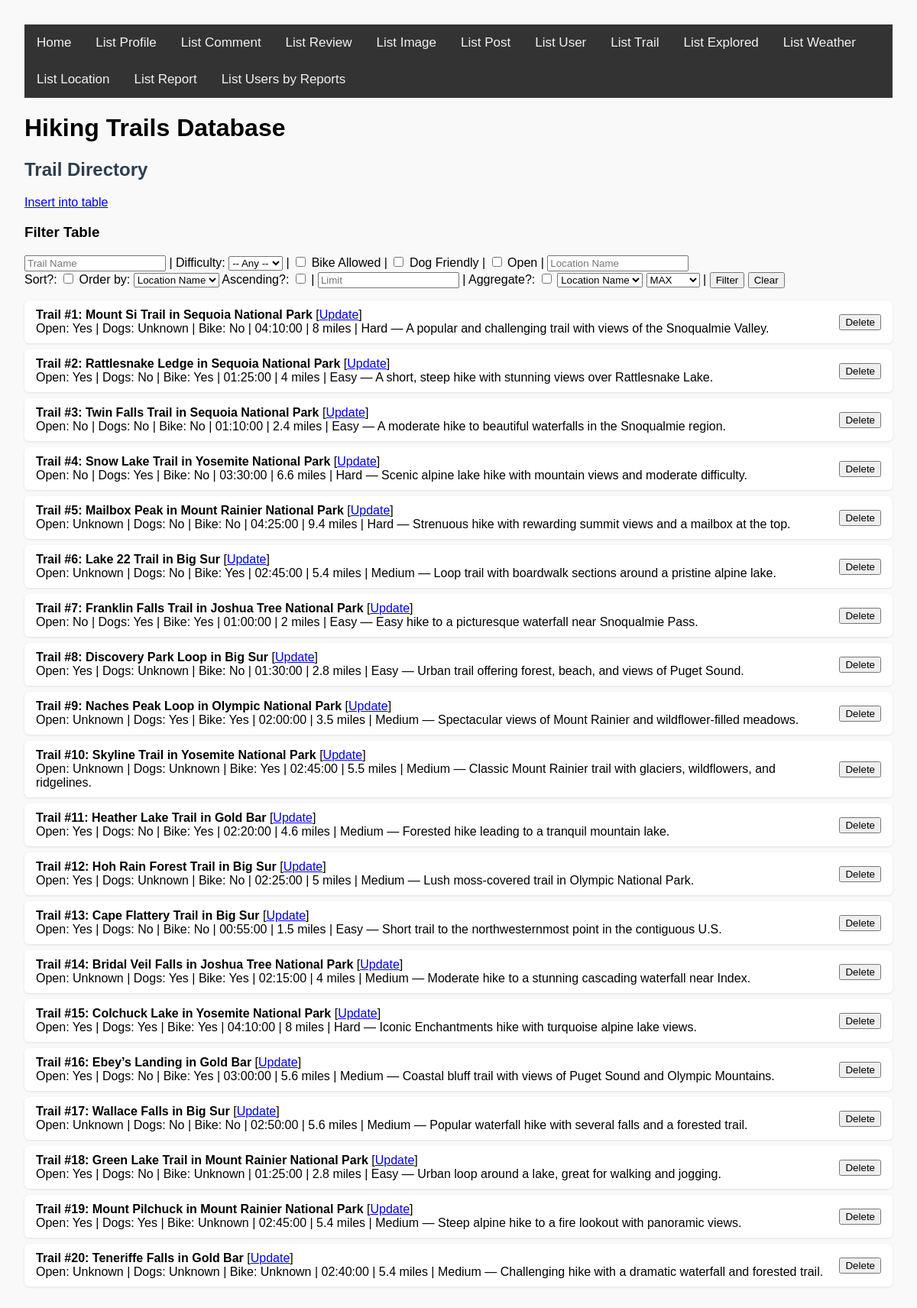
/list_trail.php, run on an earlier commit of the app's database.
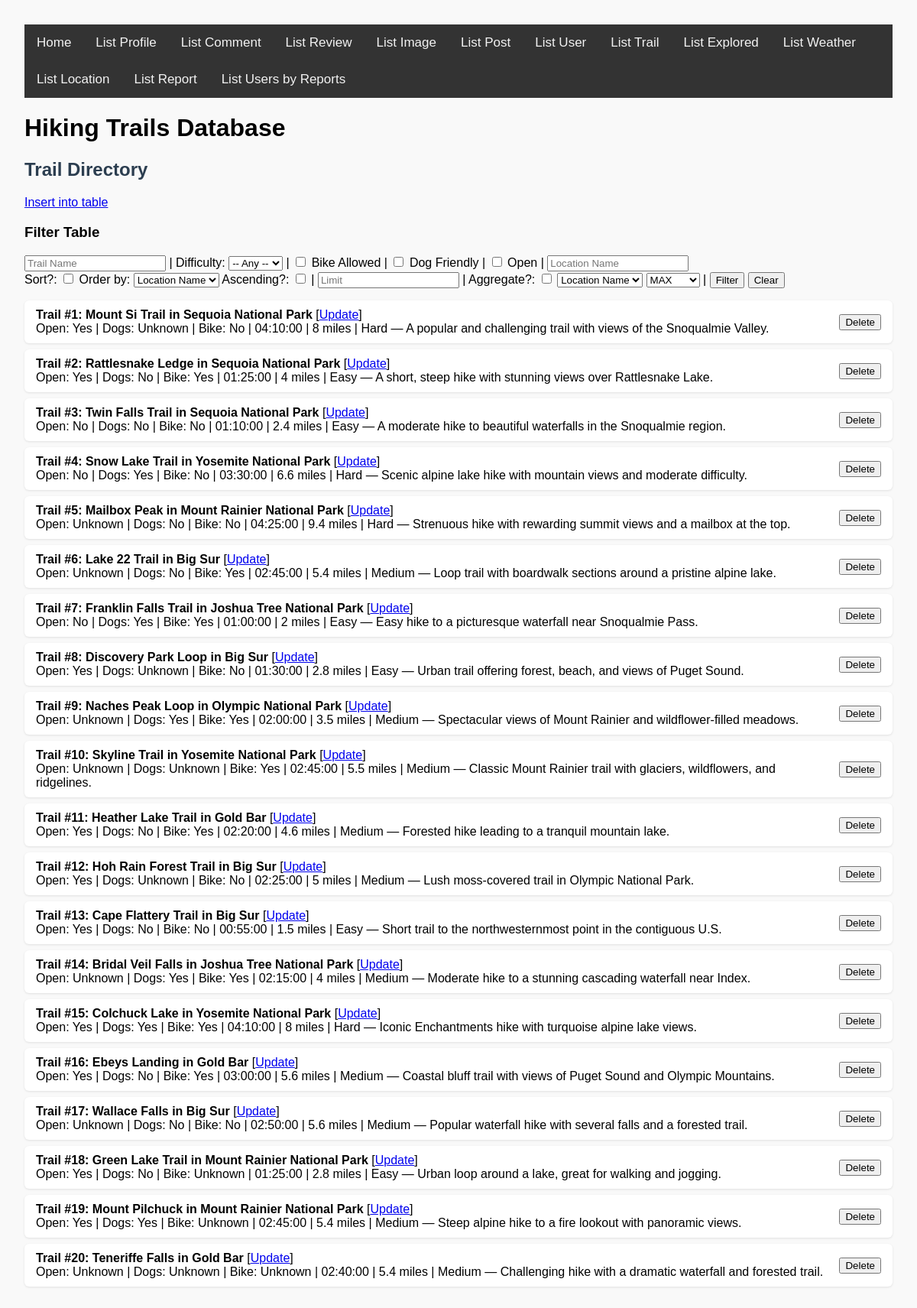
And on a later commit of the database.
### tables this page shows
CREATE TABLE `trail` (
  `TrailID` int(11) NOT NULL AUTO_INCREMENT PRIMARY KEY,
  `LocationID` int(11) NOT NULL,
  `Open` bit(1) DEFAULT NULL,
  `DogFriendly` bit(1) DEFAULT NULL,
  `Description` text NOT NULL,
  `BikeAllowed` bit(1) DEFAULT NULL,
  `Name` text NOT NULL,
  `Difficulty` varchar(6) NOT NULL DEFAULT 'Medium' COMMENT '"Easy", "Medium", and "Hard"',
  `Duration` time NOT NULL,
  `Length` float NOT NULL,
  FOREIGN KEY (`LocationID`) REFERENCES `location`(`LocationID`) ON DELETE CASCADE, 
  CHECK (`Difficulty` = 'Easy' OR `Difficulty` = 'Medium' OR `Difficulty` = 'Hard')
);

### list_trail.php (the view, shortened to what this page needs)
<?php
require_once 'render.php';
?>
<!DOCTYPE html>
<html lang="en">
<head>
    <link rel="stylesheet" href="base.css">
</head>
<body>
<?php require_once 'header.inc.php'; ?>
<div>
    <h2>Trail Directory</h2>
    <a href="./insert.php?table=trail">Insert into table</a>
    <h3>Filter Table</h3>
    <form method="GET" action="list_trail.php">
    <input type="text" name="name" placeholder="Trail Name" value="<?= htmlspecialchars($_GET['name'] ?? '') ?>">
    |
    <label for="difficulty">Difficulty:</label>
    <select name="difficulty">
        <option value="">-- Any --</option>
    </select>
    |
    <label>
        <input type="checkbox" name="bike" value="1" <?= isset($_GET['bike']) ? 'checked' : '' ?>>
        Bike Allowed
    </label>
    |
    <label>
        <input type="checkbox" name="dog" value="1" <?= isset($_GET['dog']) ? 'checked' : '' ?>>
        Dog Friendly
    </label>
    |
    <label>
        <input type="checkbox" name="open" value="1" <?= isset($_GET['open']) ? 'checked' : '' ?>>
        Open
    </label>
    |
    <input type="text" name="location_name" placeholder="Location Name" value="<?= htmlspecialchars($_GET['location_name'] ?? '') ?>" />
    <br>
    <label for="do_sort">Sort?:</label>
    <input type="checkbox" name="do_sort" <?= (isset($_GET['do_sort']) ? 'checked' : '') ?> />
    <label for="order_by">Order by:</label>
    <select name="order_by">">
        <option value="location.Name" <?= ($_GET['order_by'] ?? '') === "location.Name" ? 'selected' : '' ?>>Location Name</option>
    </select>
    <label for="order">Ascending?:</label>
    <input type="checkbox" name="order" <?= (isset($_GET['order']) ? 'checked' : '') ?> />
    |
    <input type="number" name="limit" placeholder="Limit" value="<?= htmlspecialchars($_GET['limit'] ?? '') ?>" />
    |
    <label for="aggregate">Aggregate?:</label>
    <input type="checkbox" name="aggregate" <?= (isset($_GET['aggregate']) ? 'checked' : '') ?> />
    <select name="agg_attr">">
        <option value="location.Name" <?= ($_GET['agg_attr'] ?? '') === "location.Name" ? 'selected' : '' ?>>Location Name</option>
    </select>
    <select name="agg_func">">
        <option value="MAX" <?= ($_GET['agg_func'] ?? '') === "MAX" ? 'selected' : '' ?>>MAX</option>
    </select>
    |
    <button type="submit">Filter</button>
    <button type="reset" onclick="window.location.href='list_trail.php';">Clear</button>
</form>
    <?php
    $conn = new mysqli($servername, $username, $password, $database, $port);
    $name = $_GET['name'] ?? '';
    $difficulty = $_GET['difficulty'] ?? '';
    $open = $_GET['open'] ?? '';
    $join = ' JOIN location ON location.LocationID = trail.LocationID ';
    $group_by = isset($_GET['aggregate']) ? " GROUP BY location.Name " : '';
    $order = isset($_GET['order']) ? 'ASC' : 'DESC';
    $sort = isset($_GET['do_sort']) ? " ORDER BY {$_GET['order_by']} $order" : '';
    $limit = (($_GET['limit'] ?? '') !== '') ? " LIMIT {$_GET['limit']}" : '';
    if (isset($_GET['aggregate'])) {
        $sql = "SELECT location.Name, {$_GET['agg_func']}({$_GET['agg_attr']}) FROM trail "
        . "{$join}WHERE 1=1";
    } else {
        $sql = "SELECT location.Name, TrailID, trail.Name, trail.Description, Difficulty, BikeAllowed, DogFriendly, Open, Duration, Length FROM trail "
                . "{$join}WHERE 1=1";
    }
    $sql .= $group_by . $sort . $limit;
    $stmt = $conn->prepare($sql);
    $stmt->execute();
    if ($_GET['aggregate']) {
        render_rows(
            $stmt,
            function ($location_name, $agg) {
                return get_row_title("Location: $location_name") . '<br>'
                    . get_row_sub("{$_GET['agg_func']}({$_GET['agg_attr']}): $agg");
            },
            "",
            "trail",
            false,
            $location_name, $agg,
        );
    } else {
        render_rows(
            $stmt,
            function ($location_name, $trail_id, $name, $description, $difficulty, $bike_allowed, $dog_friendly, $open, $duration, $length) {
                $edit_link = "<a href='update_trail.php?id=$trail_id'>Update</a>";
                $bike_allowed = is_null($bike_allowed) ? 'Unknown' : ($bike_allowed ? 'Yes' : 'No');
                $dog_friendly = is_null($dog_friendly) ? 'Unknown' : ($dog_friendly ? 'Yes' : 'No');
                $open = is_null($open) ? 'Unknown' : ($open ? 'Yes' : 'No');
                return get_row_title("Trail #$trail_id: $name in $location_name") . " [$edit_link]<br>"
                    . get_row_sub("Open: $open | Dogs: $dog_friendly | Bike: $bike_allowed | $duration | $length miles | $difficulty — $description");
            },
            "TrailID",
            "trail",
            false,
            $location_name, $trail_id, $name, $description, $difficulty, $bike_allowed, $dog_friendly, $open, $duration, $length
        );
    }
    ?>
</div>
</body>
</html>

### header.inc.php (shortened to what this page needs)
<div class="topnav">
    <a href="index.php">Home</a>
    <a href="list_profile.php">List Profile</a>
    <a href="list_comment.php">List Comment</a>
    <a href="list_review.php">List Review</a>
    <a href="list_image.php">List Image</a>
    <a href="list_post.php">List Post</a>
    <a href="list_user.php">List User</a>
    <a href="list_trail.php">List Trail</a>
    <a href="list_explored.php">List Explored</a>
    <a href="list_weather.php">List Weather</a>
    <a href="list_location.php">List Location</a>
    <a href="list_report.php">List Report</a>
    <a href="account_reports.php">List Users by Reports</a>
</div></div>
<h1>Hiking Trails Database</h1>

### render.php (shortened to what this page needs)
<?php
function render_rows(
    mysqli_stmt $stmt,
    callable $get_row_func,
    string $primary_key_column,
    string $table_name,
    bool $is_composite = false,
    &$bound_var,
    &...$bound_vars
): void {
    $stmt->execute();
    $stmt->bind_result($bound_var, ...$bound_vars);
    $rows = [];
    while ($stmt->fetch()) {
        $row = [$bound_var];
        foreach ($bound_vars as $var) {
            $row[] = $var;
        }
        $rows[] = $row;
    }
    echo "<ul class='row-list'>";
    foreach ($rows as $row_data) {
        $clean_var = htmlspecialchars($row_data[0]);
        $form_fields = "";
        $row_id = $clean_var;
        echo "<li style='display: flex; justify-content: space-between; align-items: center; flex-direction: row;'>
            <div>" . $get_row_func(...$row_data) . "</div>";
        if (!empty($primary_key_column)) {
            echo "<form method='POST' style='margin-left: 1em;' onsubmit=\"return confirm('Delete this row?');\">
                <input type='hidden' name='row_id' value='" . $row_id . "'>
                <input type='hidden' name='table' value='" . $table_name . "'>
                $form_fields
                <button type='submit' class='delete-btn'>Delete</button>
            </form>";
        }
        echo "</li>";
    }
    echo "</ul>";
}
function get_row_title(string $column_data): string {
    return "<strong>" . $column_data . "</strong>";
}
function get_row_sub(string $column_data): string {
    return  $column_data;
}
?>

### base.css (style rules this page uses)
.topnav { background-color: #333; overflow: hidden; }
.topnav a { float: left; color: #f2f2f2; text-align: center; padding: 14px 16px; text-decoration: none; font-size: 17px; }
body { font-family: Arial, sans-serif; margin: 2em; background-color: #f9f9f9; }
h2 { color: #2c3e50; }
ul.row-list { list-style: none; padding: 0; }
ul.row-list li, .insert-input-div { background: #ffffff; padding: 10px 15px; margin: 8px 0; border-radius: 6px; box-shadow: 0 1px 3px rgba(0, 0, 0, 0.1); }

What changed in the data, as far as the page shows it:
changed trail (number 16 of 20 on the later page): column_data "Trail #16: Ebey’s Landing in Gold Bar" → "Trail #16: Ebeys Landing in Gold Bar"
